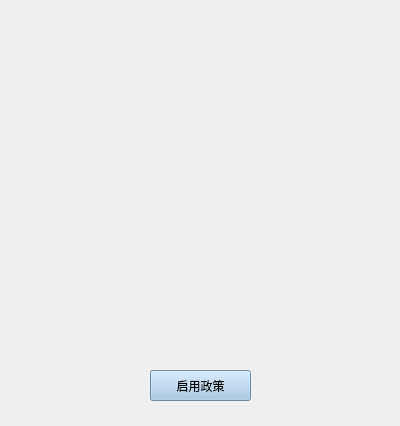
<?xml version="1.0" encoding="UTF-8"?>
<ui version="4.0">
 <class>pchoice</class>
 <widget class="QWidget" name="pchoice">
  <property name="geometry">
   <rect>
    <x>0</x>
    <y>0</y>
    <width>400</width>
    <height>426</height>
   </rect>
  </property>
  <property name="windowTitle">
   <string>Form</string>
  </property>
  <property name="styleSheet">
   <string notr="true">#pchoice{
border-image: url(:/new/pics/resouce/policy_background.png);
}
#pushButton{
	background-color: rgb(157, 195, 230);
	alternate-background-color: rgb(157, 195, 230);

}</string>
  </property>
  <widget class="QLabel" name="title">
   <property name="geometry">
    <rect>
     <x>150</x>
     <y>10</y>
     <width>91</width>
     <height>21</height>
    </rect>
   </property>
   <property name="text">
    <string/>
   </property>
  </widget>
  <widget class="QLabel" name="consuption">
   <property name="geometry">
    <rect>
     <x>80</x>
     <y>230</y>
     <width>69</width>
     <height>20</height>
    </rect>
   </property>
   <property name="text">
    <string/>
   </property>
  </widget>
  <widget class="QLabel" name="description">
   <property name="geometry">
    <rect>
     <x>70</x>
     <y>260</y>
     <width>271</width>
     <height>61</height>
    </rect>
   </property>
   <property name="text">
    <string/>
   </property>
  </widget>
  <widget class="QLabel" name="picture">
   <property name="geometry">
    <rect>
     <x>40</x>
     <y>60</y>
     <width>311</width>
     <height>121</height>
    </rect>
   </property>
   <property name="text">
    <string/>
   </property>
  </widget>
  <widget class="QPushButton" name="pushButton">
   <property name="geometry">
    <rect>
     <x>150</x>
     <y>370</y>
     <width>101</width>
     <height>31</height>
    </rect>
   </property>
   <property name="text">
    <string>启用政策</string>
   </property>
  </widget>
 </widget>
 <resources/>
 <connections/>
</ui>
